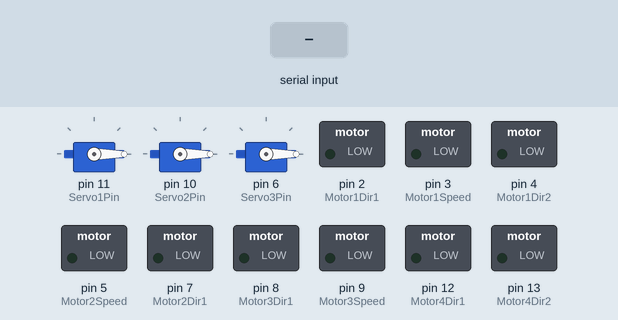
Recording of a sketch running on a simulated Arduino Uno, built with avr-gcc and run on an emulated ATmega328P. Shown: 3 × servo, switched loads named in the sketch (green lamp = pin HIGH). The inputs (shaded band) are chosen by the test bench.

Above: at 1.2 s.
1.3 s: "F" received over the second serial link
At 1.9 s:
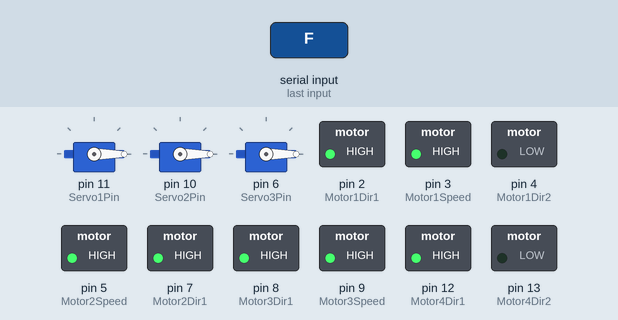
2.8 s: "B" received over the second serial link
At 4.0 s:
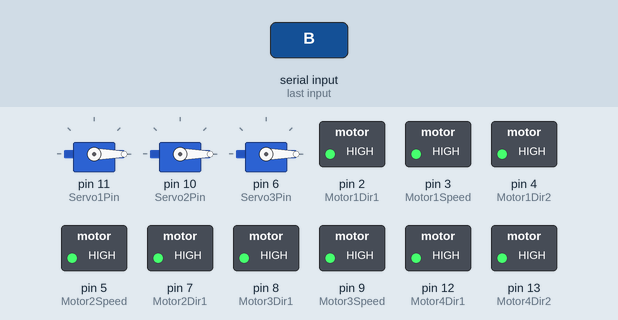
4.3 s: "L" received over the second serial link
At 5.4 s:
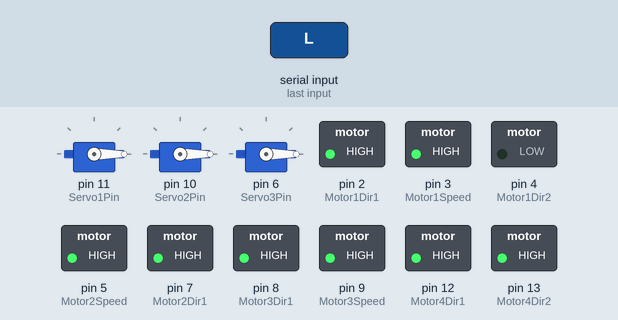
5.8 s: "R" received over the second serial link
At 6.5 s:
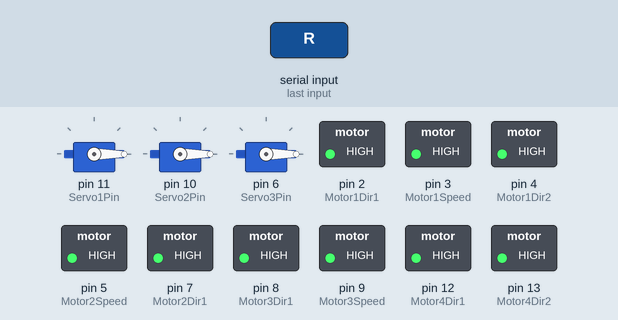
7.3 s: "I" received over the second serial link
At 7.7 s:
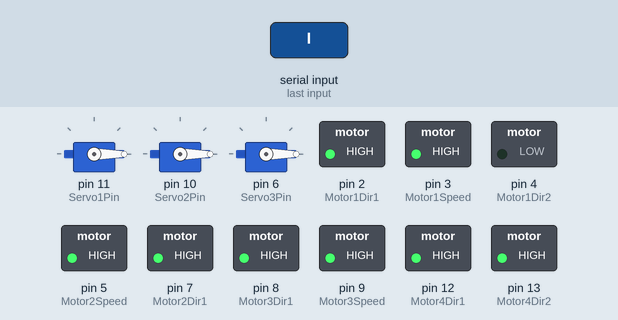
Timing chart, 0 to 9.8 s (numbered marks = the images above; inputs shaded):
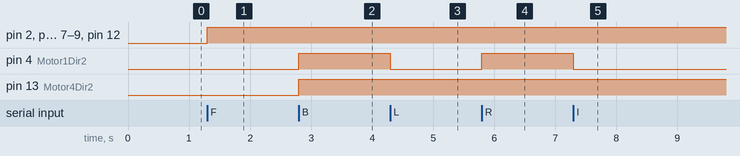

The sketch:

MecanumWheelRobot_V3.ino
```cpp
#include "Arduino.h"
#include <SoftwareSerial.h>
#include <Servo.h>

Servo Servo1;
Servo Servo2;
Servo Servo3;

const byte rxPin = A5;
const byte txPin = A4;
SoftwareSerial BTSerial(rxPin, txPin); // RX TX

int Motor1Speed=3;
int Motor1Dir1=2;
int Motor1Dir2=4;

int Motor2Speed=5;
int Motor2Dir1=7;
int Motor2Dir2=A2;

int Motor3Speed=9;
int Motor3Dir1=8;
int Motor3Dir2=A3;

int Motor4Dir1=12;
int Motor4Dir2=13;

int Servo1Pin=11;
int Servo2Pin=10;
int Servo3Pin=6;
int angle1=0;
int angle2=0;
int angle3=0;

void Motor1F(){
digitalWrite(Motor1Dir1,HIGH);
digitalWrite(Motor1Dir2,LOW);
analogWrite(Motor1Speed,255);
}

void Motor1B(){
digitalWrite(Motor1Dir2,HIGH);
analogWrite(Motor1Speed,255);
}

void Motor2F(){
digitalWrite(Motor2Dir1,HIGH);
analogWrite(Motor2Speed,255);
}

void Motor2B(){
digitalWrite(Motor2Dir2,HIGH);
}

void Motor3F(){
digitalWrite(Motor3Dir1,HIGH);
digitalWrite(Motor3Dir2,LOW);
analogWrite(Motor3Speed,255);
}

void Motor3B(){
digitalWrite(Motor3Dir2,HIGH);
analogWrite(Motor3Speed,255);
}

void Motor4F(){
digitalWrite(Motor4Dir1,HIGH);
}

void Motor4B(){
digitalWrite(Motor4Dir2,HIGH);

}
void turnoff(){

  digitalWrite(Motor1Dir1,LOW);
  digitalWrite(Motor1Dir2,LOW);
  digitalWrite(Motor2Dir1,LOW);
  digitalWrite(Motor2Dir2,LOW);
  digitalWrite(Motor3Dir1,LOW);
  digitalWrite(Motor3Dir2,LOW);
  digitalWrite(Motor4Dir1,LOW);
  digitalWrite(Motor4Dir2,LOW);
}
void Forward(){
  Motor1F();
  Motor2F();
  Motor3F();
  Motor4F();
 }
void Backward(){
  Motor1B();
  Motor2B();
  Motor3B();
  Motor4B();
 }
void Right(){
  Motor1B();
  Motor2F();
  Motor3B();
  Motor4F();
}
void Left(){
  Motor1F();
  Motor2B();
  Motor3F();
  Motor4B();
}
void setup() {
  // put your setup code here, to run once:
pinMode(rxPin, INPUT);
pinMode(txPin, OUTPUT);
pinMode(2,OUTPUT);
pinMode(3,OUTPUT);
pinMode(4,OUTPUT);
pinMode(5,OUTPUT);
pinMode(6,OUTPUT);
pinMode(7,OUTPUT);
pinMode(8,OUTPUT);
pinMode(9,OUTPUT);
pinMode(10,OUTPUT);
pinMode(11,OUTPUT);
pinMode(12,OUTPUT);
pinMode(13,OUTPUT);
Servo1.attach(Servo1Pin);
Servo2.attach(Servo2Pin);
Servo3.attach(Servo3Pin);
BTSerial.begin(9600);
Serial.begin(9600);
Servo1.write(0);
Servo2.write(0);
Servo3.write(0);
}

void loop() {

while (BTSerial.available() > 0) {
    char data = (char) BTSerial.read();
  if (data == 'F') {
  Forward();

 }else if (data == 'B'){
  Backward();

 }else if (data == 'L'){
  Left();

 }else if (data == 'R'){
  Right();

 }else if (data == 'G'){
  Motor2F();
  Motor4F();

 }else if (data == 'I'){
  Motor1F();
  Motor3F();

 }else if (data == 'H'){
  Motor1B();
  Motor3B();

 }else if (data == 'J'){
  Motor2B();
  Motor4B();

 }else if (data == 'W'){
  angle1=angle1+15;
  delay(50);
  if(angle1>90){
    angle1=90;
  }
  Servo1.write(angle1);
 }else if (data == 'w'){
  angle1=angle1+15;
  delay(50);
  if(angle1>90){
    angle1=90;
  }
  Servo1.write(angle1);
 }else if (data == 'U'){
  angle1=angle1-15;
  delay(50);
  if(angle1<=0){
    angle1=0;
  }
  Servo1.write(angle1);
 }else if (data == 'u'){
  angle1=angle1-15;
  delay(50);
  if(angle1<=0){
    angle1=0;
  }
  Servo1.write(angle1);
 }else if (data == 'V'){
  angle2=angle2+15;
  delay(50);
  if(angle2>105){
    angle2=0;
  }
  Servo2.write(angle2);
 }else if (data == 'v'){
  angle2=angle2+15;
  delay(50);
  if(angle2>105){
    angle2=0;
  }
  Servo2.write(angle2);
 }else if (data == 'X'){
  angle3=angle3+10;
  delay(50);
  if(angle3>20){
    angle3=0;
  }
  Servo3.write(angle3);
 }else if (data == 'x'){
  angle3=angle3+10;
  delay(50);
  if(angle3>20){
    angle3=0;
  }
  Servo3.write(angle3);
 }else{
 turnoff();
 }
 }
}
```

Measured:
- after the input at 1.3 s, pin 2 (Motor1Dir1), pin 3 (Motor1Speed), pin 5 (Motor2Speed), pin 7 (Motor2Dir1), pin 8 (Motor3Dir1), pin 9 (Motor3Speed), pin 12 (Motor4Dir1): LOW → HIGH at once
- after the input at 2.8 s, pin 4 (Motor1Dir2), pin 13 (Motor4Dir2): LOW → HIGH at once
- after the input at 4.3 s, pin 4 (Motor1Dir2): HIGH → LOW at once
- after the input at 5.8 s, pin 4 (Motor1Dir2): LOW → HIGH at once
- after the input at 7.3 s, pin 4 (Motor1Dir2): HIGH → LOW at once
